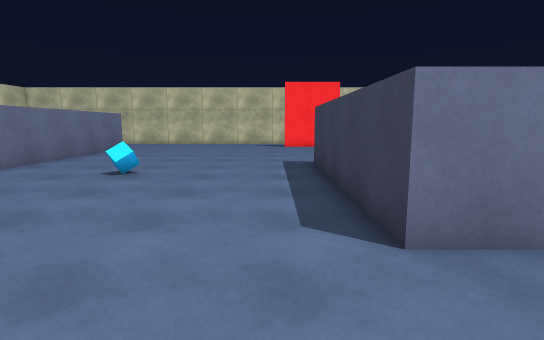
View 1 (above)

24 first-person views from a walk through a Unity game level. The camera is 1.4 m above the floor, tilts 8° down and sees 80° across. The floor is counted in squares, 1 m on a side. Each view is taken from the middle of a square. On the plan, view 1 faces up. The plan holds only what a view shows up to about 15 squares ahead; the rest is blank. The place goes on beyond the plan. The player character is not drawn. Surface patterns are stand-ins for the level's own textures.

View 2
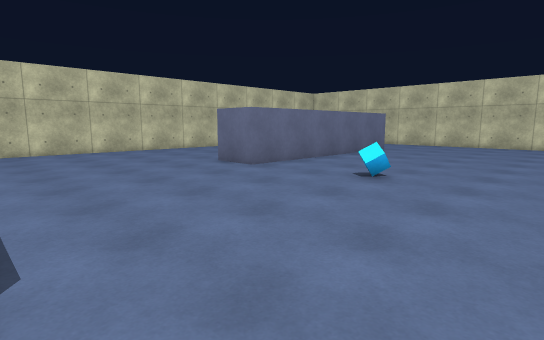

View 3
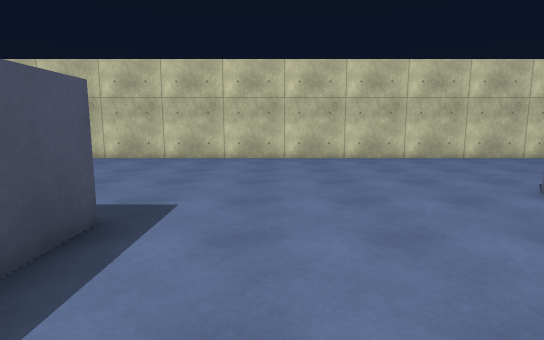

View 4
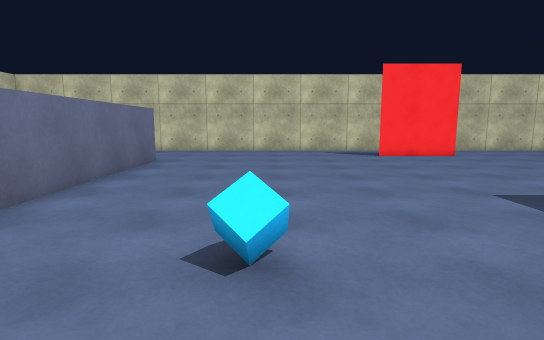

View 5
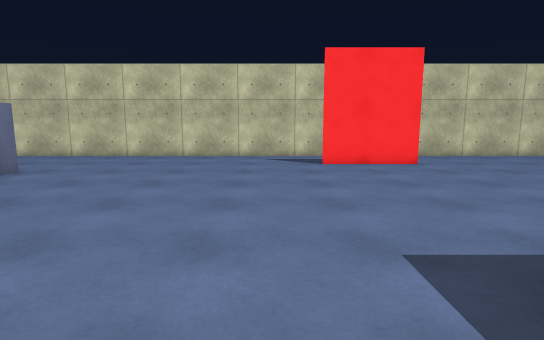

View 6
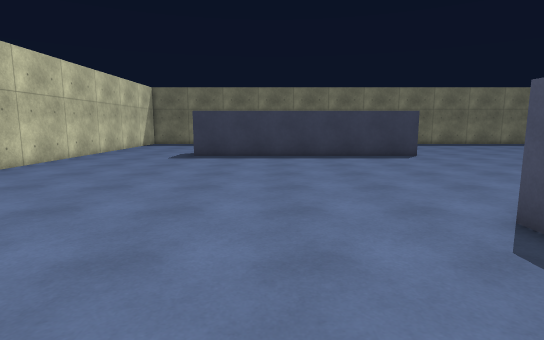

View 7
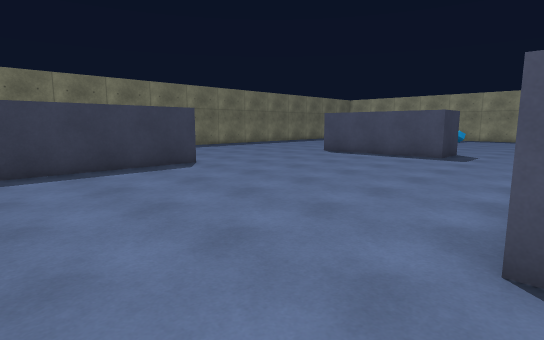

View 8
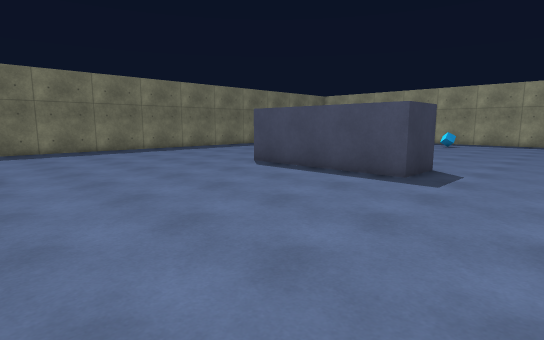

View 9
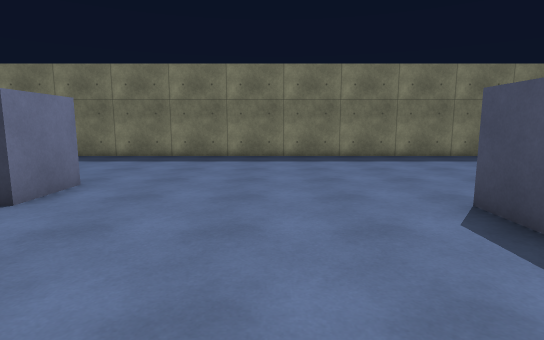

View 10
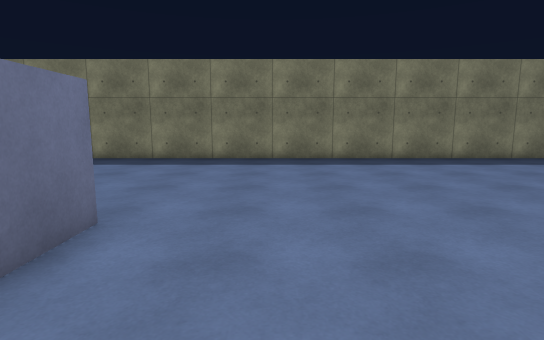

View 11
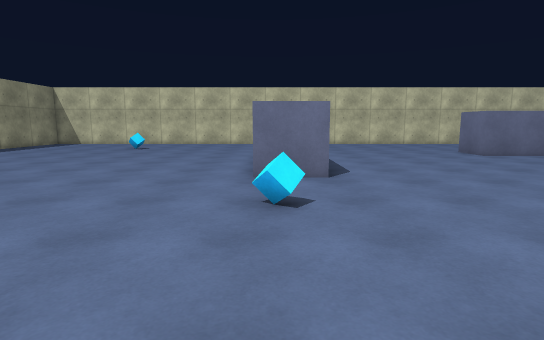

View 12
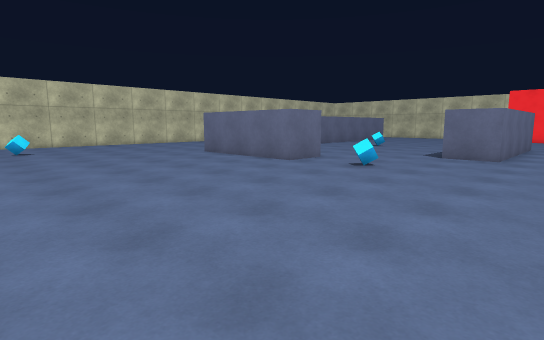

View 13
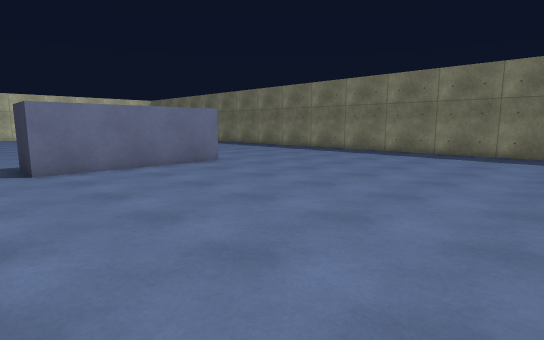

View 14
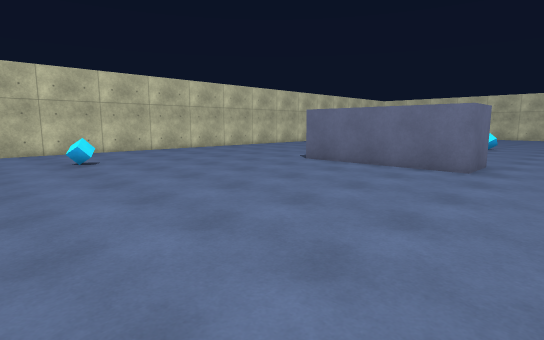

View 15
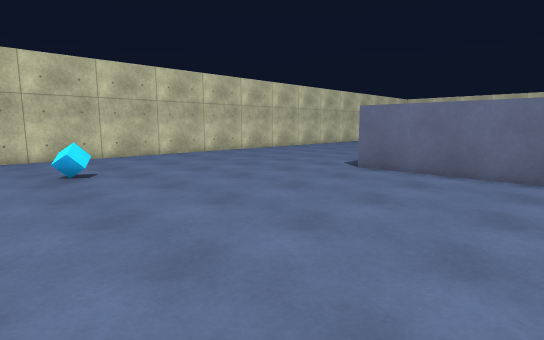

View 16
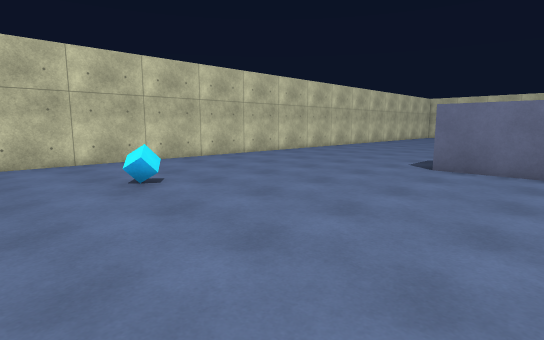

View 17
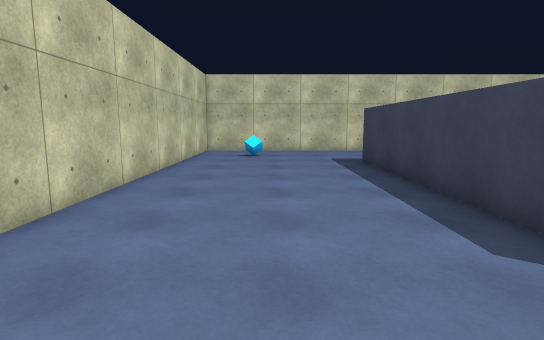

View 18
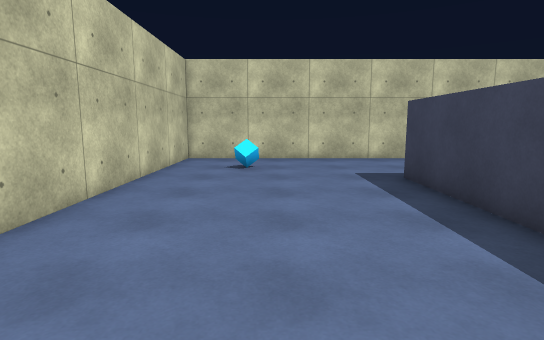

View 19
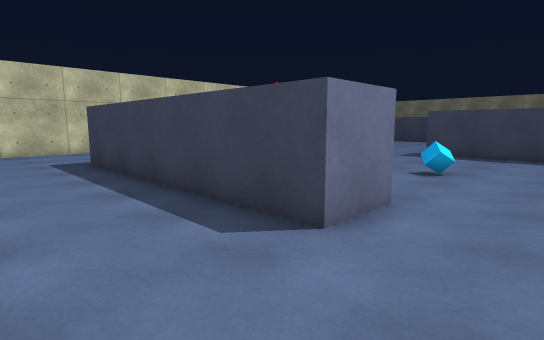

View 20
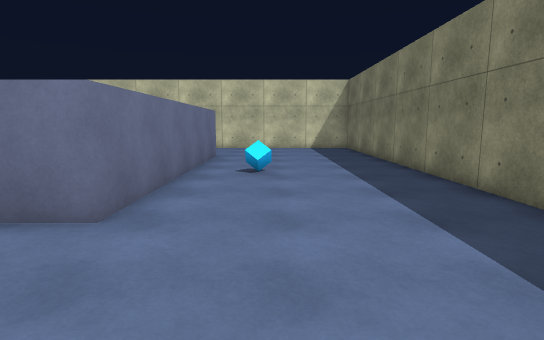

View 21
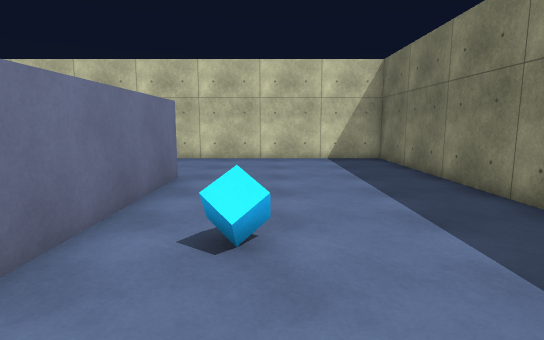

View 22
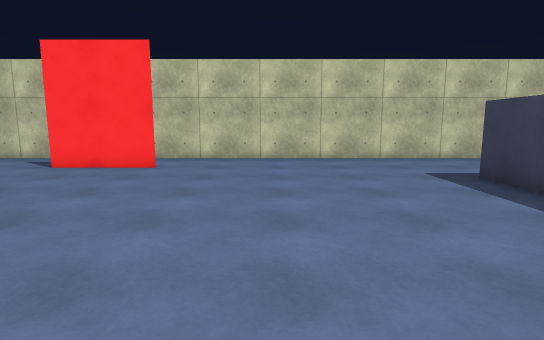

View 23
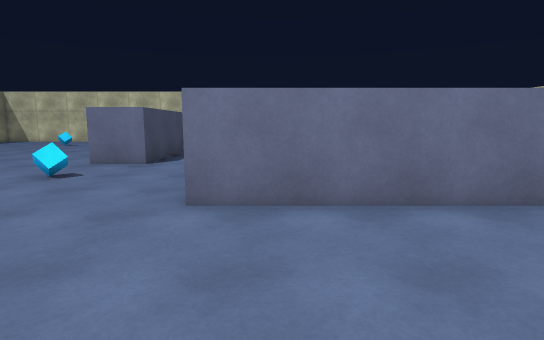

View 24
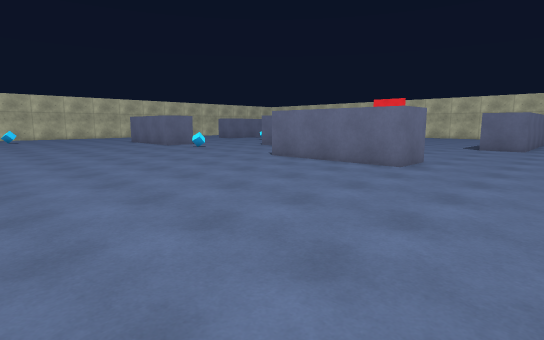

### Floor plan
Points are (right, up) in squares from view 1. A wall is a line through its corners. A room is listed if a view was taken in it or the views show most of it. See-through windows are left out.
Room 1 (views 1, 2, 3, 4, 5, 6, 7, 8, 9, 10, 11, 12, 13, 14, 15, 16, 17, 18, 19, 20, 21, 22, 23, 24)
walls: (3.5, 9.8) (3.5, 3.5) (1.5, 3.5) (1.5, 11.5); (3, 11.5) (3.5, 11.5); (7.5, 0.5) (13.5, 0.5) (13.5, -1.5) (7.5, -1.5) (7.5, 0.5); (-8.5, 0.5) (-2.5, 0.5) (-2.5, -1.5) (-8.5, -1.5); (4.2, 20.5) (0.8, 20.5); (-8.5, 18.5) (-8.5, 8.5) (-10.5, 8.5) (-10.5, 18.5); (1.4, 23.5) (-17.5, 23.5) (-17.5, -11); (15.5, 18.5) (15.5, 8.5) (13.5, 8.5) (13.5, 18.5); (22.5, -12.5) (22.5, 23.5) (3.1, 23.5)
objects: other object (-15, 20) to (-15, 21); other object (-13, -9) to (-12, -8); other object (-4, 9); other object (0, -1) to (1, -1); other object (17, 13) to (18, 14)

Positions as (right, up) in squares from view 1, and headings:
1: (0, 0), facing up
2: (0, 1), facing up-left
3: (-4, 3), facing left
4: (-4, 6), facing up
5: (-1, 9), facing up
6: (-1, 15), facing right
7: (3, 15), facing down-right
8: (4, 9), facing down-right
9: (8, 4), facing right
10: (9, -4), facing right
11: (6, -1), facing left
12: (6, -11), facing up-left
13: (6, -12), facing up-right
14: (0, -12), facing up-left
15: (-3, -11), facing up-left
16: (-5, -12), facing up-left
17: (-14, 6), facing up
18: (-14, 10), facing up
19: (-14, 6), facing up-right
20: (18, 4), facing up
21: (18, 10), facing up
22: (8, 10), facing up
23: (9, 5), facing left
24: (18, -12), facing up-left
